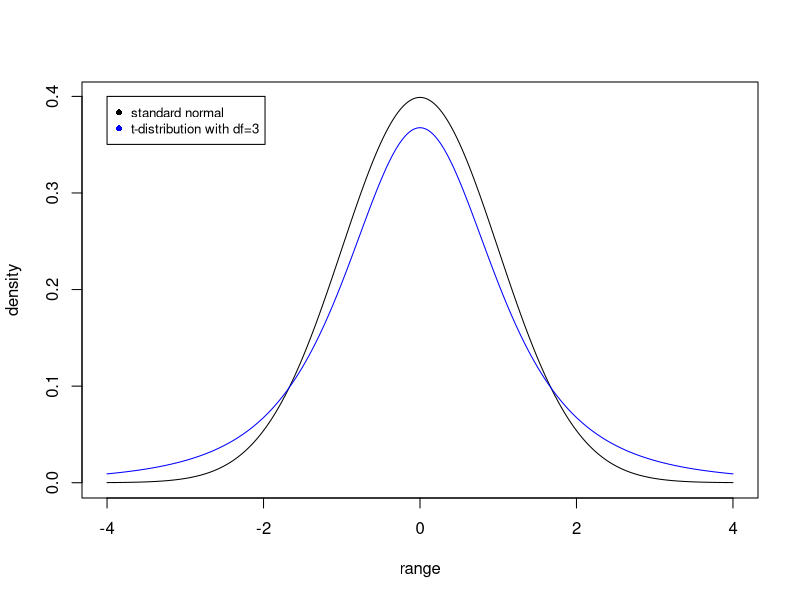
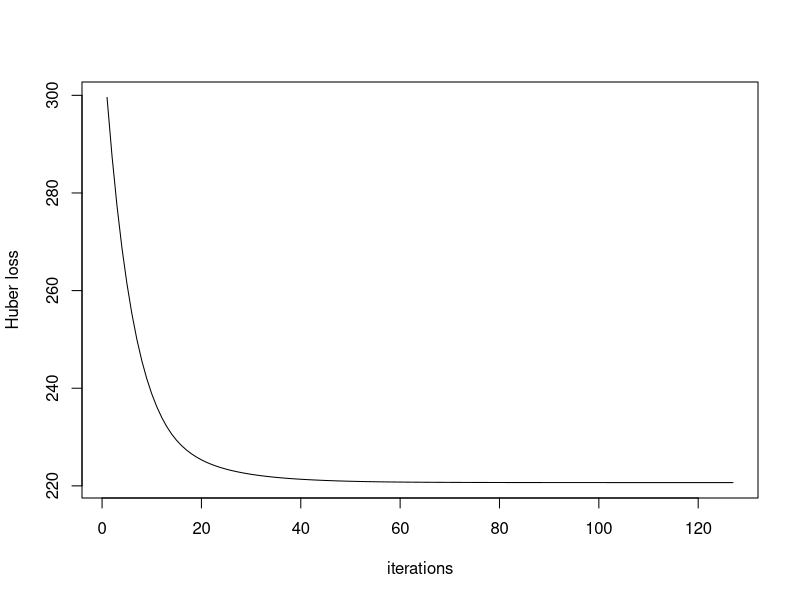
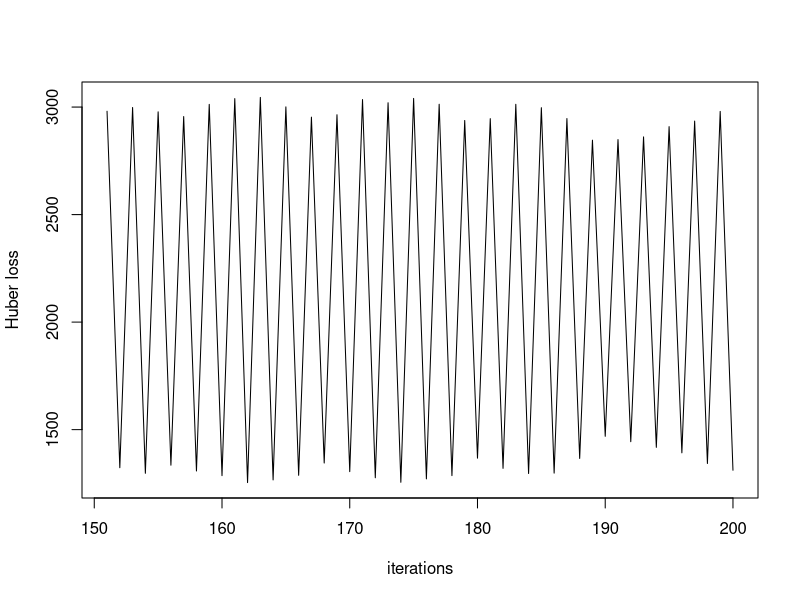

Generate these figures, in order, with R:
## ---- chunk 1
knitr::opts_chunk$set(echo = TRUE)
## ---- chunk 2
n <- 100
p <- 10
s <- 3
set.seed(0)
x <- matrix(rnorm(n*p), n, p)
b <- c(-0.7, 0.7, 1, rep(0, p-s))
y <- x %*% b + rt(n, df=2)

cor(x, y)
## ---- chunk 3
range <- seq(-4, 4, 0.01)
plot(range, dnorm(range), type = "l", ylab = "density")
lines(range, dt(range, 3), col = "blue")
legend(-4, 0.4, legend=c("standard normal", "t-distribution with df=3"), col=c("black", "blue"), pch=c(16, 16), cex = 0.8)
## ---- chunk 4
psi <- function(r, c = 1) {
  return(ifelse(r^2 > c^2, 2*c*abs(r) - c^2, r^2))
}

huber.loss <- function(beta) {
  resd <- x %*% beta - y
  res <- sum(psi(resd))
  return(res)
}
## ---- chunk 5
library(numDeriv)

grad.descent <- function(f, x0, max.iter = 200, step.size = 0.05, stopping.deriv = 0.01, ...) {
  
  n    <- length(x0)
  xmat <- matrix(0, nrow = n, ncol = max.iter)
  xmat[,1] <- x0
  
  for (k in 2:max.iter) {
    # Calculate the gradient
    grad.cur <- grad(f, xmat[ ,k-1], ...) 
    
    # Should we stop?
    if (all(abs(grad.cur) < stopping.deriv)) {
      k <- k-1; break
    }
    
    # Move in the opposite direction of the grad
    xmat[ ,k] <- xmat[ ,k-1] - step.size * grad.cur
  }
  
  xmat <- xmat[ ,1:k] # Trim
  return(list(x = xmat[,k], xmat = xmat, k = k))
}

gd <- grad.descent(huber.loss, x0 = rep(0, p), step.size = 0.001, stopping.deriv = 0.1)
gd$x
gd$k
## ---- chunk 6
obj <- apply(gd$xmat, 2, huber.loss)

plot(1:127, obj, type = "l", xlab = "iterations", ylab = "Huber loss")
## ---- chunk 7
gd1 <- grad.descent(huber.loss, x0 = rep(0, p), step.size = 0.1, stopping.deriv = 0.1)

obj1 <- apply(gd1$xmat, 2, huber.loss)

#plot(1:200, obj1[1:200], type = "l", xlab = "iterations", ylab = "Huber loss")
plot(151:200, obj1[151:200], type = "l", xlab = "iterations", ylab = "Huber loss")

#gd1$xmat[, 151:200]
## ---- chunk 8
# compare the estimated and true coefficients
gd$x

sparse.grad.descent <- function(f, x0, max.iter = 200, step.size = 0.05, stopping.deriv = 0.01, ...) {
  
  n    <- length(x0)
  xmat <- matrix(0, nrow = n, ncol = max.iter)
  xmat[,1] <- x0
  
  for (k in 2:max.iter) {
    # Calculate the gradient
    grad.cur <- grad(f, xmat[ ,k-1], ...) 
    
    # Should we stop?
    if (all(abs(grad.cur) < stopping.deriv)) {
      k <- k-1; break
    }
    
    # Move in the opposite direction of the grad
    tmp <- xmat[ ,k-1] - step.size * grad.cur
    tmp <- ifelse(abs(tmp) <= 0.05, 0, tmp) 
    xmat[ ,k] <- tmp
  }
  
  xmat <- xmat[ ,1:k] # Trim
  return(list(x = xmat[,k], xmat = xmat, k = k))
}

# sparse estimates
gd.sparse <- sparse.grad.descent(huber.loss, x0 = rep(0, p), step.size = 0.001, stopping.deriv = 0.1)
# final estimates
gd.sparse$x
## ---- chunk 9
lm_coe <- as.numeric(lm(y~x-1)$coef)
gd_coe <- gd$x
spa_gd_coe <- gd.sparse$x

mean((lm_coe-b)^2)
mean((gd_coe-b)^2)
mean((spa_gd_coe-b)^2)
## ---- chunk 10
set.seed(10)
y <- x %*% b + rt(n, df=2)

gd_new <- grad.descent(huber.loss, x0 = rep(0, p), step.size = 0.001, stopping.deriv = 0.1)
gd_new$x
mean((gd_new$x - b)^2)

spa_gd_new <- sparse.grad.descent(huber.loss, x0 = rep(0, p), step.size = 0.001, stopping.deriv = 0.1)
spa_gd_new$x
mean((spa_gd_new$x - b)^2)

## ---- chunk 11
mse_gd <- c()
mse_sgd <- c()

for(i in 1:10) {
  y <- x %*% b + rt(n, df=2)
  
  gd_new <- grad.descent(huber.loss, x0 = rep(0, p), step.size = 0.001, stopping.deriv = 0.1)
  mse_gd <- c(mse_gd, mean((gd_new$x - b)^2))
  
  spa_gd_new <- sparse.grad.descent(huber.loss, x0 = rep(0, p), step.size = 0.001, stopping.deriv = 0.1)
  mse_sgd <- c(mse_sgd, mean((spa_gd_new$x - b)^2))
}

mean(mse_gd)
mean(mse_sgd)

min(mse_gd)
min(mse_sgd)
